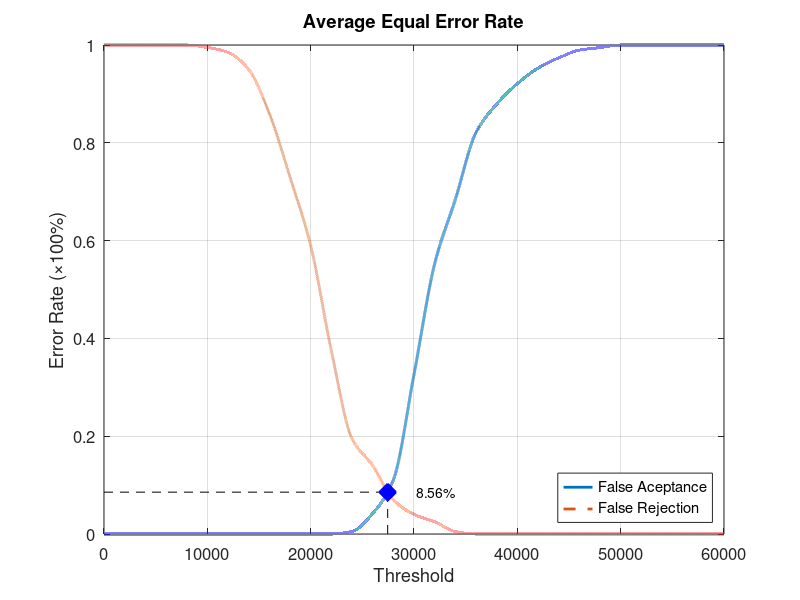
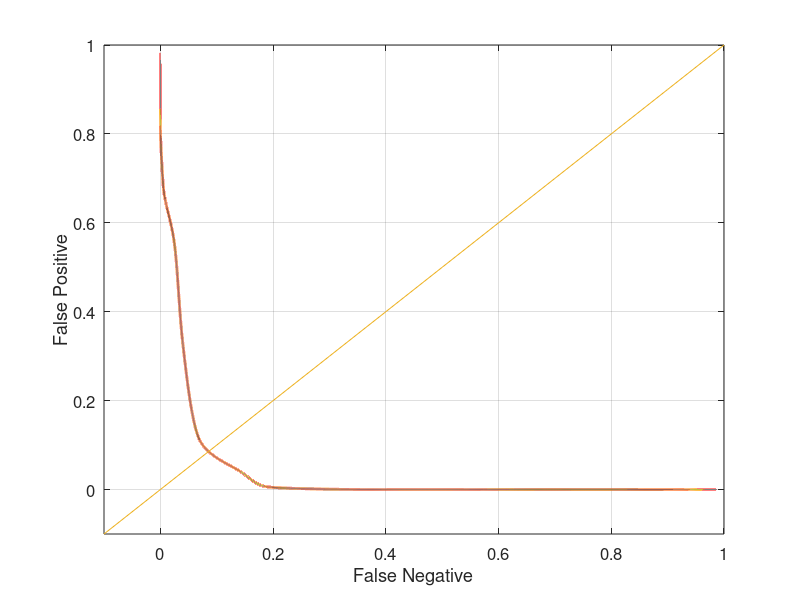

These figures' MATLAB source, in order:
function yEER = Database2_2
close all;
clear;
clc;
x = 0:2000:60000;
xq = 0:0.5:60000;

y0 = [0 0 0 0 0 0 0 0 0 0 0 0 0.00526316 0.0421053 0.110526 0.326316 0.552632 0.684211 0.821053 0.878947 0.921053 0.952632 0.973684 0.989474 0.994737 1 1 1 1 1 1];
yy0 = interp1(x, y0, xq, 'pchip');
y1 = [1 1 1 1 1 0.995 0.985 0.95 0.86 0.73 0.59 0.375 0.195 0.14 0.07 0.04 0.025 0.005 0 0 0 0 0 0 0 0 0 0 0 0 0];
yy1 = interp1(x, y1, xq, 'pchip');

% Calculating EER: 
y2 = abs(y0 - y1);
find(y2 == min(y2))
yy2 = abs(yy0 - yy1);
xEER = find(yy2 == min(yy2));
xEERIndex = xq(xEER) % X-axis EER
yEER = yy0(xEER) % Y-axis EER

main = figure
plot(xq, yy0,'-','LineWidth', 2);	hold on
plot(xq, yy1,'--','LineWidth', 2);	hold on
plot([xEERIndex xEERIndex], [0 yEER], 'k--');	hold on
plot([0 xEERIndex], [yEER yEER], 'k--');	hold on
plot(xEERIndex, yEER, 'bx', 'LineWidth', 10);	hold on
text(xEERIndex + 10 * xEERIndex / 100, yEER, [num2str(round((10000 * yEER)) / 100) '%'])
legend('False Aceptance', 'False Rejection', 'Location', 'SouthEast')
xlabel('Threshold')
ylabel('Error Rate (\times100%)')
title('Average Equal Error Rate')
set(gca, 'FontSize', 12)
axis([0 60000 0 1])
grid on

print(main, 'Database2_2Main', '-dpng');
FNRxFPR = figure('Color', [1 1 1]);
plot(yy1, yy0, '-', yy1, yy0, 'LineWidth', 2);
hold on
y = -0.1:0.1:1
plot(y, y); 
set(gca, 'FontSize', 12)
xlabel('False Negative')
ylabel('False Positive')
axis([-0.1 1 -0.1 1])
set(gca, 'FontSize', 12)
grid on

print(FNRxFPR, 'Database2_2FNRxFPR','-dpng');
end
